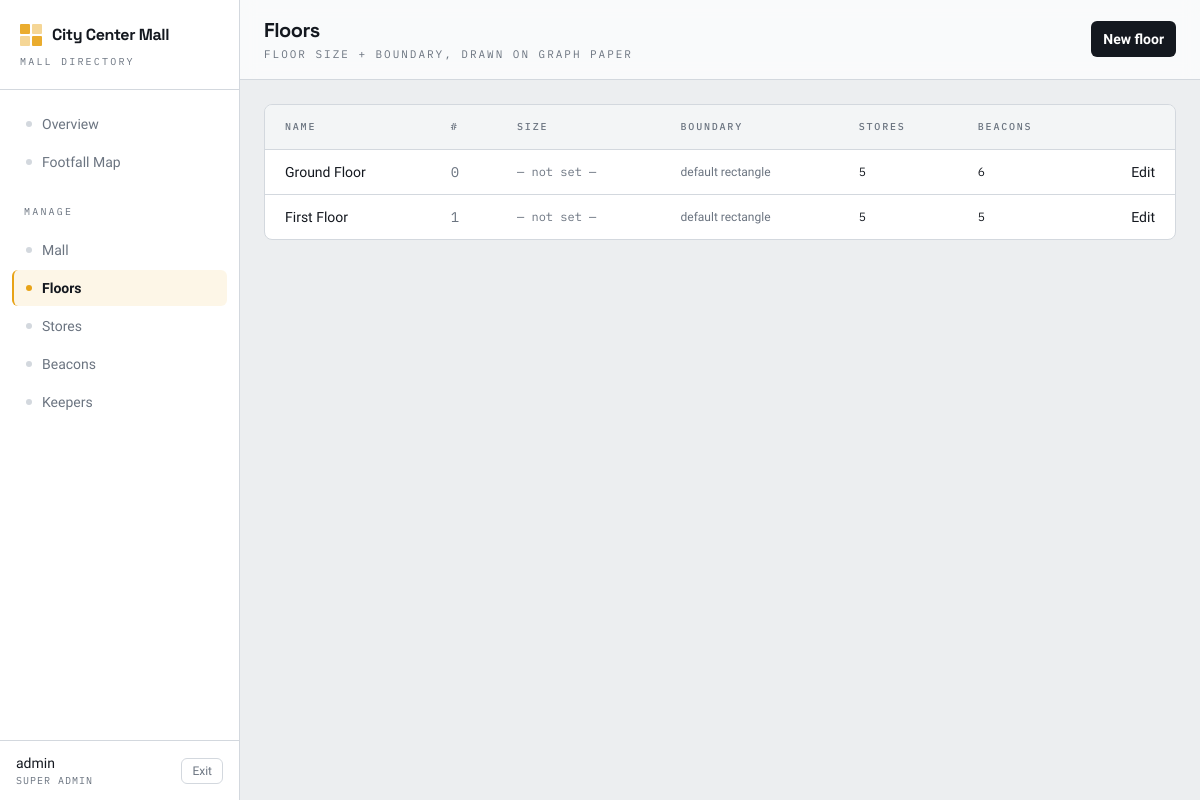
The page /floors/ (signed in) on the database its author committed.
### core/models.py (models this page shows, shortened)
class Mall(models.Model):
    name = models.CharField(max_length=120)
    address = models.CharField(max_length=255, blank=True)

class Floor(models.Model):
    mall = models.ForeignKey(Mall, on_delete=models.CASCADE, related_name='floors')
    number = models.IntegerField()
    name = models.CharField(max_length=80)
    plan_image = models.FileField(upload_to='floors/', blank=True)
    width_m = models.FloatField(null=True, blank=True)
    height_m = models.FloatField(null=True, blank=True)
    outline = models.JSONField(null=True, blank=True)
    class Meta:
        ordering = ['number']
    PPM = 20

### core/views.py (the view)
# urls.py: path('floors/', views.floors, name='floors'),
@login_required
@admin_only
def floors(request):
    mall = Mall.objects.first()
    return render(request, 'floors.html', {
        'floors': (Floor.objects.filter(mall=mall)
                   .annotate(store_n=Count('stores', distinct=True),
                             beacon_n=Count('beacons', distinct=True)))})

### core/context.py (called while the page is built)
def dashboard(request):
    if not request.user.is_authenticated:
        return {}
    mall = Mall.objects.first()
    return {
        'mall': mall,
        'nav_floors': Floor.objects.filter(mall=mall) if mall else [],
        'is_admin': request.user.is_superuser,
    }

### core/templates/floors.html (shortened to what this page needs)
{% extends "base.html" %}
{% block heading %}Floors{% endblock %}
{% block subheading %}<p class="mt-0.5 font-mono text-[11px] uppercase tracking-[0.18em] text-muted">Floor size + boundary, drawn on graph paper</p>{% endblock %}
{% block toolbar %}<a href="{% url 'floor_new' %}" class="rounded-md bg-ink px-3 py-2 text-sm font-600 text-white hover:bg-black transition">New floor</a>{% endblock %}
{% block content %}
<div class="overflow-hidden rounded-lg border border-line bg-surface">
  <table class="w-full text-sm">
    <thead class="border-b border-line bg-paper/60 font-mono text-[10px] uppercase tracking-[0.18em] text-muted">
      <tr><th class="px-5 py-3 text-left font-500">Name</th><th class="px-5 py-3 text-left font-500">#</th>
      <th class="px-5 py-3 text-left font-500">Size</th><th class="px-5 py-3 text-left font-500">Boundary</th>
      <th class="px-5 py-3 text-left font-500">Stores</th><th class="px-5 py-3 text-left font-500">Beacons</th><th></th></tr>
    </thead>
    <tbody>
      {% for f in floors %}
      <tr class="border-b border-line last:border-0 hover:bg-paper/50">
        <td class="px-5 py-3 font-500">{{ f.name }}</td>
        <td class="px-5 py-3 text-muted font-mono">{{ f.number }}</td>
        <td class="px-5 py-3 font-mono text-xs {% if not f.width_m %}text-muted{% endif %}">{% if f.width_m %}{{ f.width_m }} × {{ f.height_m }} m{% else %}— not set —{% endif %}</td>
        <td class="px-5 py-3 text-xs">{% if f.outline %}<span class="text-active font-500">✓ drawn</span>{% else %}<span class="text-muted">default rectangle</span>{% endif %}</td>
        <td class="px-5 py-3 font-mono text-xs">{{ f.store_n }}</td>
        <td class="px-5 py-3 font-mono text-xs">{{ f.beacon_n }}</td>
        <td class="px-5 py-3 text-right"><a href="{% url 'floor_edit' f.id %}" class="font-500 text-ink hover:text-signal">Edit</a></td>
      </tr>
      {% empty %}
      <tr><td colspan="7" class="px-5 py-12 text-center text-muted">No floors yet. <a href="{% url 'floor_new' %}" class="text-ink underline">Add one</a>.</td></tr>
      {% endfor %}
    </tbody>
  </table>
</div>
{% endblock %}

### core/templates/base.html (shortened to what this page needs)
{% load static %}
<!doctype html>
<html lang="en">
<head>
  <script src="https://cdn.tailwindcss.com"></script>
</head>
<body class="bg-paper text-ink antialiased">
{% if user.is_authenticated %}
<div class="flex min-h-screen">
  <aside class="hidden md:flex w-60 shrink-0 flex-col border-r border-line bg-surface">
    <div class="px-5 pt-6 pb-5 border-b border-line">
      <div class="flex items-center gap-2.5 text-signal">
        <span class="mark"><i></i><i></i><i></i><i></i></span>
        <span class="font-display font-700 tracking-tight text-ink leading-none">
          {{ mall.name|default:"Directory" }}
        </span>
      </div>
      <p class="mt-2 font-mono text-[10px] uppercase tracking-[0.22em] text-muted">Mall Directory</p>
    </div>
    {% with url=request.resolver_match.url_name %}
    <nav class="flex-1 px-3 py-4 space-y-0.5 text-sm">
      {% include "_navitem.html" with cur=url want="dashboard" target="dashboard" label="Overview" %}
      {% include "_navitem.html" with cur=url want="heatmap" target="heatmap" label="Footfall Map" %}
      {% if is_admin %}
        <p class="px-3 pt-5 pb-2 font-mono text-[10px] uppercase tracking-[0.22em] text-muted">Manage</p>
        {% include "_navitem.html" with cur=url want="mall_setup" target="mall_setup" label="Mall" %}
        {% include "_navitem.html" with cur=url want="floors" target="floors" label="Floors" %}
        {% include "_navitem.html" with cur=url want="stores" target="stores" label="Stores" %}
        {% include "_navitem.html" with cur=url want="beacons" target="beacons" label="Beacons" %}
        {% include "_navitem.html" with cur=url want="keepers" target="keepers" label="Keepers" %}
      {% endif %}
    </nav>
    {% endwith %}
    <div class="border-t border-line px-4 py-3 flex items-center justify-between">
      <div class="min-w-0">
        <p class="truncate font-500 text-sm">{{ user.username }}</p>
        <p class="font-mono text-[10px] uppercase tracking-widest text-muted">
          {% if is_admin %}Super Admin{% else %}Storekeeper{% endif %}
        </p>
      </div>
      <form method="post" action="{% url 'logout' %}">{% csrf_token %}
        <button class="rounded-md border border-line px-2.5 py-1 text-xs text-muted hover:text-ink hover:border-ink transition">Exit</button>
      </form>
    </div>
  </aside>
  <main class="flex-1 min-w-0">
    <header class="flex items-center gap-4 border-b border-line bg-surface/70 px-6 py-4 backdrop-blur">
      <div class="min-w-0">
        <h1 class="font-display text-xl font-700 tracking-tight truncate">{% block heading %}{% endblock %}</h1>
        {% block subheading %}{% endblock %}
      </div>
      <div class="ml-auto flex items-center gap-2">{% block toolbar %}{% endblock %}</div>
    </header>
    <div class="p-6">{% block content %}{% endblock %}</div>
  </main>
</div>
{% else %}
  {% block content_anon %}{% endblock %}
{% endif %}
</body>
</html>

### core/templates/base.html (style rules this page uses)
body { font-family: "Hanken Grotesk", sans-serif; }
.mark { display:grid; grid-template-columns:1fr 1fr; grid-template-rows:1fr 1fr; gap:2px; width:22px; height:22px; }
.mark i { background: currentColor; border-radius:1px; }
.mark i:nth-child(1),.mark i:nth-child(4) { opacity:.9 }
.mark i:nth-child(2),.mark i:nth-child(3) { opacity:.45 }

### rows shown on the page
Mall: name "City Center Mall"
Floor: name "Ground Floor", number "0", shows "— not set —", shows "default rectangle", store_n "5", beacon_n "6"
Floor: name "First Floor", number "1", shows "— not set —", shows "default rectangle", store_n "5", beacon_n "5"

### other values the page prints
{{ label }} "Overview Footfall Map Mall Stores Beacons Keepers"
{{ label }} "Floors"
{{ user.username }} "admin"
